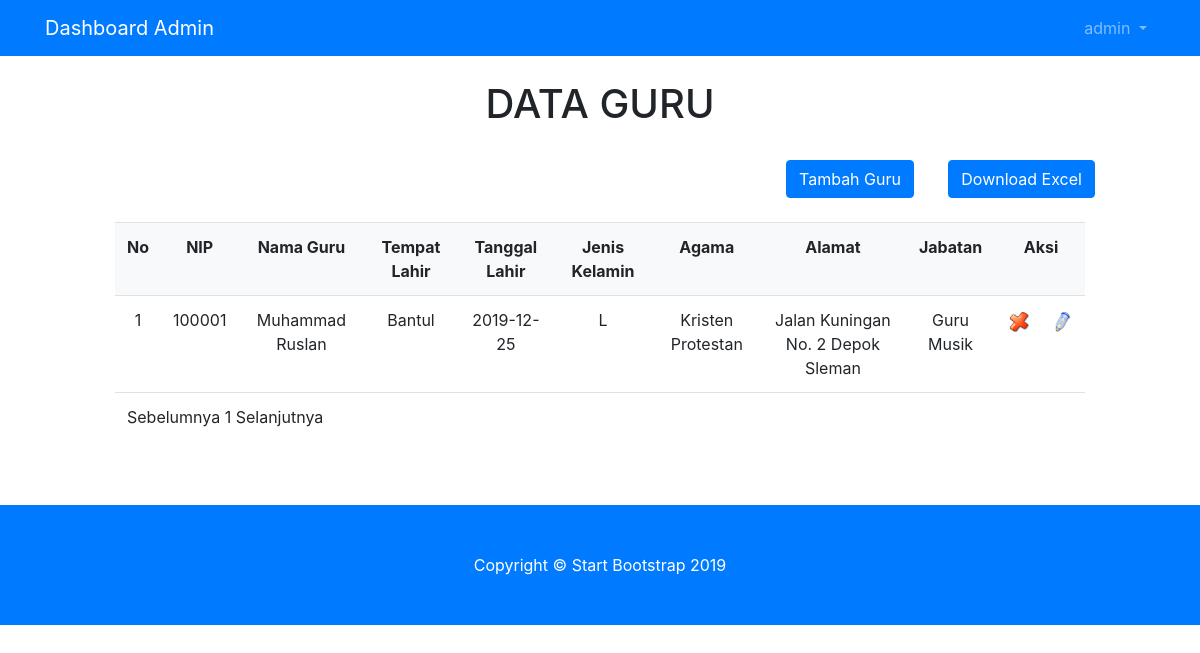
Page /dashboard/siswa/guru_data.php (signed in) on the earlier database version.
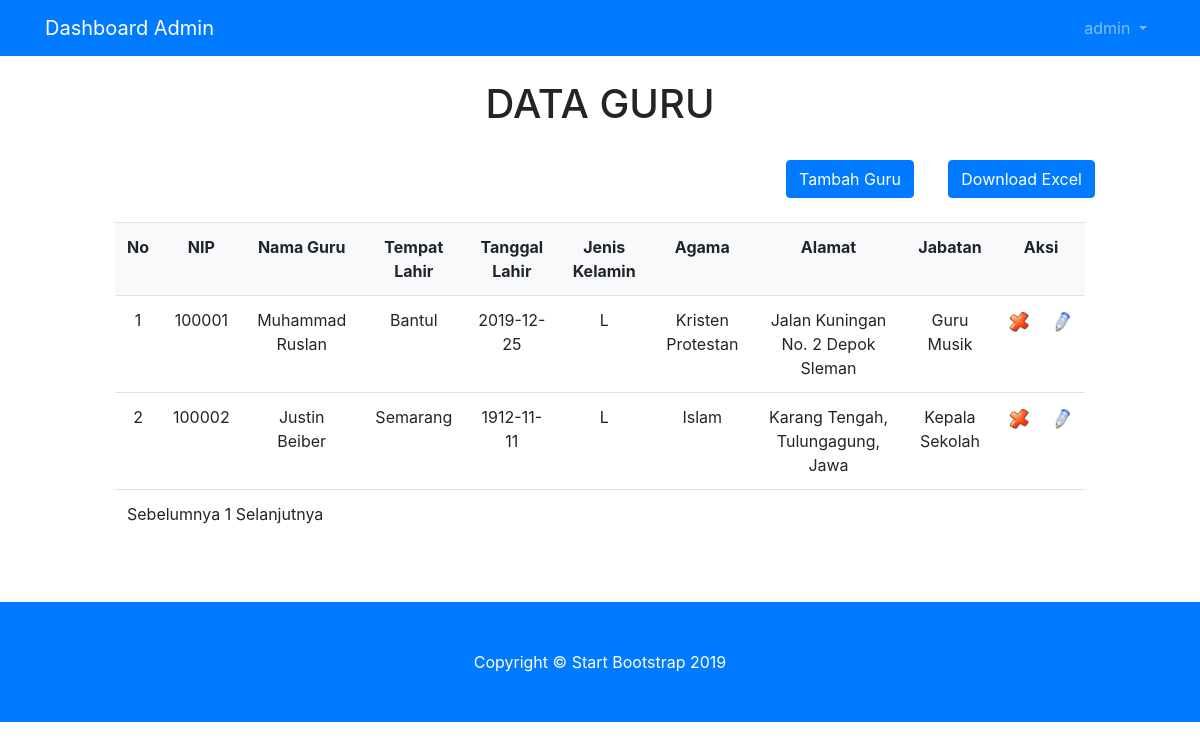
Same page on the later database version.
### tables this page shows
CREATE TABLE `guru` (
  `nip` int(11) NOT NULL,
  `nama` varchar(100) NOT NULL,
  `alamat` varchar(100) DEFAULT NULL,
  `gender` char(1) NOT NULL,
  `tglLahir` date DEFAULT NULL,
  `tempatLahir` varchar(100) DEFAULT NULL,
  `pass` int(11) DEFAULT NULL,
  `idJabatan` int(11) DEFAULT NULL,
  `agama` varchar(100) NOT NULL,
  `pathImg` varchar(100) DEFAULT NULL
);

CREATE TABLE `jabatan` (
  `idJabatan` int(11) NOT NULL,
  `nama` varchar(100) DEFAULT NULL
);

### dashboard/siswa/guru_data.php (the view, shortened to what this page needs)
<?php
include '../layout/header.php';
if (empty($_SESSION['username']) AND empty($_SESSION['status'])) {
	echo "<center>Untuk mengakses halaman ini, Anda harus login <br>";
	echo "<a href=index.php><b>LOGIN</b></a></center>";
}
else{
	?>
	<br>
	<div class="container-fluid">
		<center><h1>DATA GURU</h1></center>
		<div class="row">
			<div class="col-md-1"></div>
			<div class="col-md-10">
				<br>
				<form action="guru_tambah.php">
						<div class="row">
							<div class="col-md-8"></div>
							<div class="col-md-2"><center><input type="submit" class="btn btn-primary" value="Tambah Guru" /></center></div>
							<div class="col-md-2"><center><a href="cetak_guru.php"><input type="button" class="btn btn-primary" value="Download Excel" /></a></center></div>
						</div>
						<br>
						<table class="table" >
							<tr class="bg-light">
									<td><div align="center"><strong>No</strong></div></td>
									<td><div align="center"><strong>NIP</strong></div></td>
									<td><div align="center"><strong>Nama Guru</strong></div></td>
									<td><div align="center"><strong>Tempat Lahir</strong></div></td>
									<td><div align="center"><strong>Tanggal Lahir</strong></div></td>
									<td><div align="center"><strong>Jenis Kelamin</strong></div></td>
									<td><div align="center"><strong>Agama</strong></div></td>
									<td><div align="center"><strong>Alamat</strong></div></td>
									<td><div align="center"><strong>Jabatan</strong></div></td>
									<td colspan="2"><div align="center"><strong>Aksi</strong></div></td>
								</tr>
								<?php
								$batas = 20;
								$pg = isset( $_GET['pg'] ) ? $_GET['pg'] : "";
								if ( empty( $pg ) ) {
									$posisi = 0;
									$pg = 1;
								} else {
									$posisi = ( $pg - 1 ) * $batas;
								}
								$no=0+$posisi;
								$tampil="SELECT guru.nama,nip,alamat,gender,tglLahir,tempatLahir,agama, jabatan.nama as jabatan FROM guru join jabatan on jabatan.idJabatan = guru.idJabatan limit $posisi, $batas";
								$qryTampil=mysql_query($tampil);
								while ($dataTampil=mysql_fetch_array($qryTampil)) {
									$no++;
									?>
									<tr bgcolor="#FFFFFF">
										<td align="center"><?php echo $no ; ?></td>
										<td align="center"><?php echo $dataTampil['nip']; ?></td>
										<td align="center"><?php echo $dataTampil['nama']; ?></td>
										<td align="center"><?php echo $dataTampil['tempatLahir']; ?></td>
										<td align="center"><?php echo $dataTampil['tglLahir']; ?></td>
										<td align="center"><?php echo $dataTampil['gender']; ?></td>
										<td align="center"><?php echo $dataTampil['agama']; ?></td>
										<td align="center"><?php echo $dataTampil['alamat']; ?></td>
										<td align="center"><?php echo $dataTampil['jabatan']; ?></td>
										<td>
											<div align="center">
												<a href="guru_hapus.php?nip=<?php echo $dataTampil['nip'] ; ?>" onclick="javascript: return confirm('Anda yakin hapus ?')"><img src="gambar/hapus.png" width="20"></a>
											</td>
											<td>
												<a href="guru_edit.php?nip=<?php echo $dataTampil['nip']; ?>"><img src="gambar/edit.png" width="20"></a>
											</div>
								<?php } ?>
								<tr bgcolor="#FFFFFF">
									<td colspan="11">
										<?php
										$jml_data = mysql_num_rows(mysql_query("SELECT * FROM guru"));
			$JmlHalaman = ceil($jml_data/$batas);
			if ( $pg > 1 ) {
				$link = $pg-1;
				$prev = "<a href='?pg=$link'>Sebelumnya </a>";
			} else {
				$prev = "Sebelumnya ";
			}
			$nmr = '';
			for ( $i = 1; $i<= $JmlHalaman; $i++ ){
				if ( $i == $pg ) {
					$nmr .= $i . " ";
				} else {
					$nmr .= "<a href='?pg=$i'>$i</a> ";
				}
			}
			if ( $pg < $JmlHalaman ) {
				$link = $pg + 1;
				$next = " <a href='?pg=$link'>Selanjutnya</a>";
			} else {
				$next = "Selanjutnya";
			}
			echo $prev . $nmr . $next;
			?>
		</td>
	</tr>
<br>
<br>
</div>
<div class="col-md-1"></div>
</div>
<?php }
include '../layout/footer.php';
?>

### dashboard/layout/header.php (shortened to what this page needs)
<!DOCTYPE html>
<html lang="en">
<head>
  <link href="vendor/bootstrap/css/bootstrap.min.css" rel="stylesheet">
  <link href="css/heroic-features.css" rel="stylesheet">
</head>
<body>
  <nav class="navbar navbar-expand-lg navbar-dark bg-primary fixed-top">
    <div class="container">
      <a class="navbar-brand" href="index.php">Dashboard Admin</a>
      <?php
      if (isset($_SESSION['username'])) {
        ?>
        <div class="collapse navbar-collapse" id="navbarResponsive">
          <ul class="navbar-nav ml-auto">
            <?php
            if (isset($_SESSION['username'])) {
              ?>
              <li class="nav-item dropdown">
                <a class="nav-link dropdown-toggle" href="#" id="navbardropdown" role="button" data-toggle="dropdown" aria-haspopup="true" aria-expanded="false">
                  <?php echo $_SESSION['username'];
                }
                ?>
              </a>
              </li>
            </ul>
          </div>
        <?php } ?>
      </div>
    </nav>

### dashboard/layout/footer.php (shortened to what this page needs)
  <footer class="py-5 bg-primary">
    <div class="container">
      <p class="m-0 text-center text-white">Copyright &copy; Start Bootstrap 2019</p>
    </div>
  </footer>
</body>
</html>

### dashboard/siswa/css/heroic-features.css (style rules this page uses)
body { padding-top: 56px; }

Differences in the rows shown:
added guru: nip "100002", nama "Justin Beiber", tempatLahir "Semarang", tglLahir "1912-11-11", gender "L", agama "Islam", alamat "Karang Tengah, Tulungagung, Jawa", idJabatan.nama "Kepala Sekolah"
